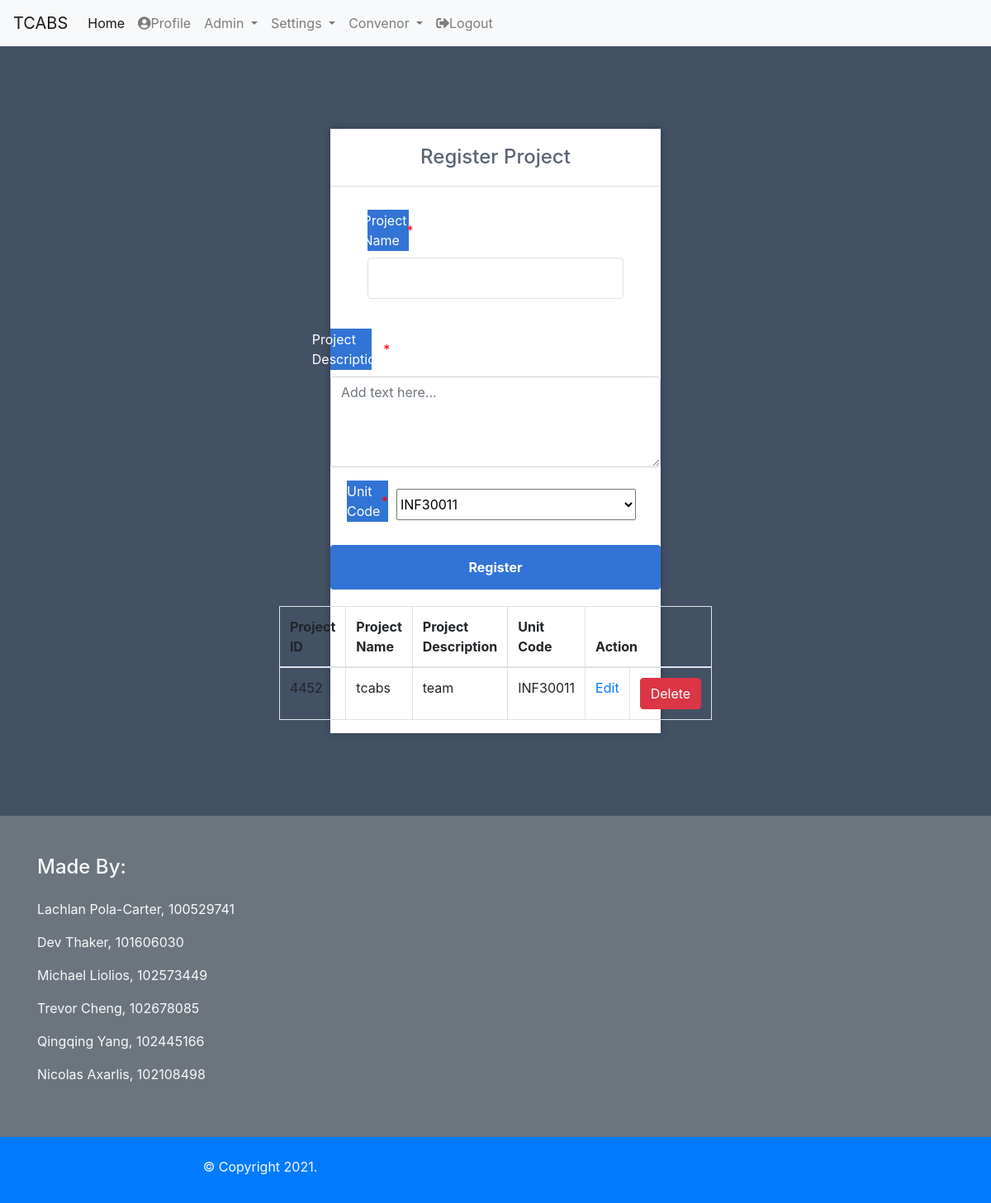
Page /Reg_Project.php (signed in) on the committed database.
### tables this page shows
CREATE TABLE `roles` (
  `RoleID` int(2) NOT NULL,
  `Rolename` varchar(50) NOT NULL
);

CREATE TABLE `projects` (
  `ProjectID` int(10) NOT NULL,
  `Projectname` varchar(50) NOT NULL,
  `Projectdesc` varchar(200) NOT NULL,
  `Unitcode` varchar(10) NOT NULL
);

### Reg_Project.php (the view, shortened to what this page needs)
<?php
include 'DB.php';
$sqlresult = $con->query("SELECT Unitcode FROM unit") or die(mysqli_error($con));
?>
<!DOCTYPE html>
<html>
	<head>
	<?php include 'head.php';?>
		<link rel="stylesheet" href="https://use.fontawesome.com/releases/v5.7.1/css/all.css">
        <link href="style.css" rel="stylesheet" type="text/css">
	</head>
	<body>
		<?php include 'navbar.php';?>
		<div class="register">
			<h1>Register Project</h1>
			<form action="reg_proj.php" method="post" autocomplete="off">
				<div class="form-group">
                        <label>Project Name<span style="color: red;">*</span></label>
                        <input  type="text"
                                id="proj_name"
                                name="proj_name"
                                class="form-control"
                                required></input>
                </div>
				<div class="form-group">
                        <label>Project Description <span style="color: red;">*</span></label>
                        <textarea   name="proj_desc"
                                    id="proj_desc"
                                    rows="4"
                                    cols="50"
                                    class="form-control"
									placeholder="Add text here..."
                                    required></textarea>
                    </div>
				<label>Unit Code <span style="color: red;">*</span></label>
				<select name="unit_code"
						id="unit_code"
						required>
					<?php
					while ($row = mysqli_fetch_array($sqlresult)) {
						echo "<option value='" . $row['Unitcode'] . "'>" . $row['Unitcode'] . "</option>";
					}
					?>
				</select><br>
					<input type="submit" name="submit" class="btn btn-primary" value="Register">
			</form>
			<form action="reg_proj.php" method="post" autocomplete="off">
					<table class="table table-bordered">
						<thead>
							<tr>
								<th>Project ID</th>
								<th>Project Name</th>
								<th>Project Description</th>
								<th>Unit Code</th>
								<th colspan="2">Action</th>
							</tr>
						</thead>
						<tbody>
							<?php
							$tblresult = $con->query("SELECT * FROM projects");
							while ($row = mysqli_fetch_assoc($tblresult)) {
							?>
								<tr>
									<td><?php echo $row['ProjectID'];?></td>
									<td><?php echo $row['Projectname'];?></td>
									<td><?php echo $row['Projectdesc'];?></td>
									<td><?php echo $row['Unitcode'];?></td>
									<td>
										<a href="Update_reg_proj.php?edit=<?php echo $row['ProjectID']; ?>" name='edit'>Edit</button>
									</td>
									<td>
										<a href="reg_proj.php?delete=<?php echo $row['ProjectID']; ?>" class="btn btn-danger" name='delete'>Delete</a>
									</td>
								</tr>
							<?php } ?>
						</tbody>
					</table>
			</form>
		</div>
		<?php include 'Footer.php';?>
	</body>
</html>

### navbar.php (shortened to what this page needs)
	<nav class="navbar navbar-expand-lg navbar-light bg-light">
  <a class="navbar-brand" href="home.php">TCABS</a>
  <div class="collapse navbar-collapse" id="navbarNavDropdown">
    <ul class="navbar-nav">
      <li class="nav-item active">
        <a class="nav-link" href="home.php">Home <span class="sr-only">(current)</span></a>
      </li>
      <li class="nav-item">
        <a class="nav-link" href="profile.php"><i class="fas fa-user-circle"></i>Profile</a>
      </li>
      <?php
$UID = $_SESSION['id'];
$nav=mysqli_query($con,"SELECT roles.RoleID FROM roles JOIN (userroles, user) ON (userroles.RoleID=roles.RoleID AND user.UserID=userroles.UserID) WHERE user.UserID = $UID;");
while($data=mysqli_fetch_assoc($nav))
  {
   if(in_array(1, $data)){
    include 'admin.php';
    include 'settings.php';
  }
  if(in_array(3, $data)){
    include 'convenor.php';
  }
  }
      ?>
            <li class="nav-item">
        <a class="nav-link" href="logout.php"><i class="fas fa-sign-out-alt"></i>Logout</a>
      </li>
    </ul>
</div>
</nav>

### admin.php (shortened to what this page needs)
<li class="nav-item dropdown">
        <a class="nav-link dropdown-toggle" href="#" id="navbarDropdownMenuLink" data-toggle="dropdown" aria-haspopup="true" aria-expanded="false">
          Admin
        </a>
      </li>

### settings.php (shortened to what this page needs)
<li class="nav-item dropdown">
        <a class="nav-link dropdown-toggle" href="#" id="navbarDropdownMenuLink" data-toggle="dropdown" aria-haspopup="true" aria-expanded="false">
          Settings
        </a>
      </li>

### convenor.php (shortened to what this page needs)
<li class="nav-item dropdown">
        <a class="nav-link dropdown-toggle" href="#" id="navbarDropdownMenuLink" data-toggle="dropdown" aria-haspopup="true" aria-expanded="false">
          Convenor
        </a>
      </li>

### style.css (style rules this page uses)
* { box-sizing: border-box; font-family: -apple-system, BlinkMacSystemFont, "segoe ui", roboto, oxygen, ubuntu, cantarell, "fira sans", "droid sans", "helvetica neue", Arial, sans-serif; font-size: 16px; -webkit-font-smoothing: antialiased; -moz-osx-font-smoothing: grayscale; }
body { background-color: #435165; }
body { background-color: #435165; margin: 0; }
.register { width: 400px; background-color: #ffffff; box-shadow: 0 0 9px 0 rgba(0, 0, 0, 0.3); margin: 100px auto; }
.register h1 { text-align: center; color: #5b6574; font-size: 24px; padding: 20px 0 20px 0; border-bottom: 1px solid #dee0e4; }
.register form { display: flex; flex-wrap: wrap; justify-content: center; padding-top: 20px; }
.register form label { display: flex; justify-content: center; align-items: center; width: 50px; height: 50px; background-color: #3274d6; color: #ffffff; }
.register form input[type="password"], .register form input[type="text"], .register form input[type="email"], .register form input[type="file"], .register form input[type="tel"] { width: 310px; height: 50px; border: 1px solid #dee0e4; margin-bottom: 20px; padding: 0 15px; }
.register form select { width:290px; }
.register form input[type="submit"] { width: 100%; padding: 15px; margin-top: 20px; background-color: #3274d6; border: 0; cursor: pointer; font-weight: bold; color: #ffffff; transition: background-color 0.2s; }
select { width: 150px; margin: 10px; }

### rows in the picture
roles: shows "Admin"
roles: shows "Convenor"
projects: ProjectID "4452", Projectname "tcabs", Projectdesc "team", Unitcode "INF30011"

### other values in the picture
form field unit_code "INF30011"
